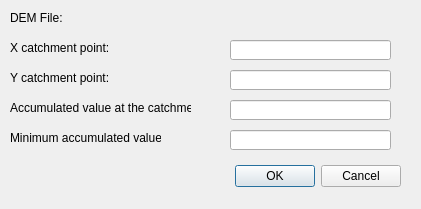
<?xml version="1.0" encoding="UTF-8"?>
<ui version="4.0">
 <class>StreamBuilderDialogBase</class>
 <widget class="QDialog" name="StreamBuilderDialogBase">
  <property name="geometry">
   <rect>
    <x>0</x>
    <y>0</y>
    <width>421</width>
    <height>209</height>
   </rect>
  </property>
  <property name="windowTitle">
   <string>Stream Builder</string>
  </property>
  <widget class="QDialogButtonBox" name="button_box">
   <property name="geometry">
    <rect>
     <x>180</x>
     <y>160</y>
     <width>221</width>
     <height>32</height>
    </rect>
   </property>
   <property name="orientation">
    <enum>Qt::Horizontal</enum>
   </property>
   <property name="standardButtons">
    <set>QDialogButtonBox::Cancel|QDialogButtonBox::Ok</set>
   </property>
  </widget>
  <widget class="QLabel" name="label_6">
   <property name="geometry">
    <rect>
     <x>10</x>
     <y>130</y>
     <width>151</width>
     <height>16</height>
    </rect>
   </property>
   <property name="text">
    <string>Minimum accumulated value: </string>
   </property>
  </widget>
  <widget class="QgsFileWidget" name="mQgsFileWidget">
   <property name="geometry">
    <rect>
     <x>150</x>
     <y>10</y>
     <width>261</width>
     <height>27</height>
    </rect>
   </property>
  </widget>
  <widget class="QLabel" name="label_4">
   <property name="geometry">
    <rect>
     <x>10</x>
     <y>70</y>
     <width>141</width>
     <height>16</height>
    </rect>
   </property>
   <property name="text">
    <string>Y catchment point:</string>
   </property>
  </widget>
  <widget class="QLabel" name="label_5">
   <property name="geometry">
    <rect>
     <x>10</x>
     <y>100</y>
     <width>181</width>
     <height>16</height>
    </rect>
   </property>
   <property name="text">
    <string>Accumulated value at the catchment:</string>
   </property>
  </widget>
  <widget class="QLineEdit" name="lineEditAcc">
   <property name="geometry">
    <rect>
     <x>230</x>
     <y>130</y>
     <width>161</width>
     <height>20</height>
    </rect>
   </property>
  </widget>
  <widget class="QLabel" name="label_3">
   <property name="geometry">
    <rect>
     <x>10</x>
     <y>40</y>
     <width>131</width>
     <height>16</height>
    </rect>
   </property>
   <property name="text">
    <string>X catchment point:</string>
   </property>
  </widget>
  <widget class="QLineEdit" name="lineEditX">
   <property name="geometry">
    <rect>
     <x>230</x>
     <y>40</y>
     <width>161</width>
     <height>20</height>
    </rect>
   </property>
  </widget>
  <widget class="QLineEdit" name="lineEditY">
   <property name="geometry">
    <rect>
     <x>230</x>
     <y>70</y>
     <width>161</width>
     <height>20</height>
    </rect>
   </property>
  </widget>
  <widget class="QLabel" name="label">
   <property name="geometry">
    <rect>
     <x>10</x>
     <y>10</y>
     <width>71</width>
     <height>16</height>
    </rect>
   </property>
   <property name="text">
    <string>DEM File:</string>
   </property>
  </widget>
  <widget class="QLineEdit" name="lineEditSnap">
   <property name="geometry">
    <rect>
     <x>230</x>
     <y>100</y>
     <width>161</width>
     <height>20</height>
    </rect>
   </property>
  </widget>
 </widget>
 <customwidgets>
  <customwidget>
   <class>QgsFileWidget</class>
   <extends>QWidget</extends>
   <header>qgsfilewidget.h</header>
  </customwidget>
 </customwidgets>
 <resources/>
 <connections>
  <connection>
   <sender>button_box</sender>
   <signal>accepted()</signal>
   <receiver>StreamBuilderDialogBase</receiver>
   <slot>accept()</slot>
   <hints>
    <hint type="sourcelabel">
     <x>20</x>
     <y>20</y>
    </hint>
    <hint type="destinationlabel">
     <x>20</x>
     <y>20</y>
    </hint>
   </hints>
  </connection>
  <connection>
   <sender>button_box</sender>
   <signal>rejected()</signal>
   <receiver>StreamBuilderDialogBase</receiver>
   <slot>reject()</slot>
   <hints>
    <hint type="sourcelabel">
     <x>20</x>
     <y>20</y>
    </hint>
    <hint type="destinationlabel">
     <x>20</x>
     <y>20</y>
    </hint>
   </hints>
  </connection>
 </connections>
</ui>
